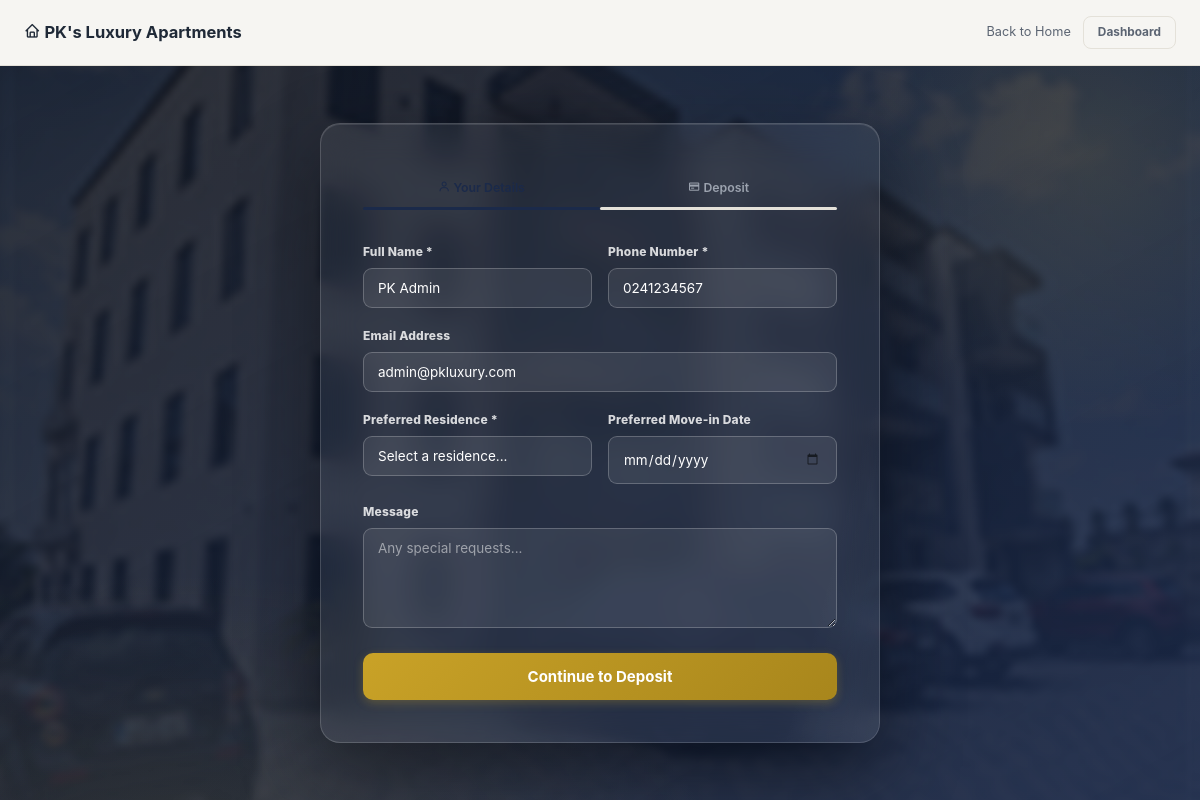
Screenshot of /booking.php (signed in) with the database file from the repository.
### tables this page shows
CREATE TABLE users (
    id INT AUTO_INCREMENT PRIMARY KEY,
    username VARCHAR(50) UNIQUE NOT NULL,
    password VARCHAR(255) NOT NULL,
    full_name VARCHAR(100) NOT NULL,
    email VARCHAR(100),
    phone VARCHAR(20),
    role ENUM('admin', 'staff', 'tenant') NOT NULL DEFAULT 'tenant',
    profile_picture VARCHAR(255) DEFAULT 'default.png',
    date_of_birth DATE,
    must_change_password TINYINT(1) DEFAULT 0,
    is_active TINYINT(1) DEFAULT 1,
    last_login DATETIME DEFAULT NULL,
    created_at TIMESTAMP DEFAULT CURRENT_TIMESTAMP,
    updated_at TIMESTAMP DEFAULT CURRENT_TIMESTAMP ON UPDATE CURRENT_TIMESTAMP
);

### config/database.php (called while the page is built, shortened)
<?php
function getDB() {
    static $pdo = null;
    if ($pdo === null) {
        try {
            $dsn = "mysql:host=" . DB_HOST . ";dbname=" . DB_NAME . ";charset=utf8mb4";
            $pdo = new PDO($dsn, DB_USER, DB_PASS, [
                PDO::ATTR_ERRMODE => PDO::ERRMODE_EXCEPTION,
                PDO::ATTR_DEFAULT_FETCH_MODE => PDO::FETCH_ASSOC,
                PDO::ATTR_EMULATE_PREPARES => false,
            ]);
        } catch (PDOException $e) {
            die("Database connection failed: " . $e->getMessage());
        }
    }
    return $pdo;
}
function sanitize($input) {
    return htmlspecialchars(trim($input), ENT_QUOTES, 'UTF-8');
}
function currentUser() {
    if (isset($_SESSION['user_id'])) {
        $db = getDB();
        $stmt = $db->prepare("SELECT * FROM users WHERE id = ? AND is_active = 1");
        $stmt->execute([$_SESSION['user_id']]);
        return $stmt->fetch();
    }
    return null;
}

### booking.php (the view, shortened to what this page needs)
<?php
require_once __DIR__ . '/config/database.php';
$user = isLoggedIn() ? currentUser() : null;
?>
<!DOCTYPE html>
<html lang="en">
<head>
    <link rel="stylesheet" href="https://unpkg.com/boxicons@2.1.4/css/boxicons.min.css">
    <link rel="stylesheet" href="css/style.css?v=18">
</head>
<body class="booking-page">
    <header style="padding:16px 24px;background:var(--bg);border-bottom:1px solid var(--border);display:flex;align-items:center;justify-content:space-between;">
        <a href="index.php" style="text-decoration:none;color:var(--text);font-weight:700;font-size:1.1rem;"><i class="bx bx-home"></i> PK's Luxury Apartments</a>
        <div style="display:flex;gap:12px;align-items:center;">
            <a href="index.php" style="text-decoration:none;color:var(--text-secondary);font-size:0.85rem;">Back to Home</a>
            <?php if ($user): ?>
                <a href="dashboard.php" class="btn btn-sm btn-outline">Dashboard</a>
            <?php else: ?>
                <a href="login.php" class="btn btn-sm btn-primary">Sign In</a>
            <?php endif; ?>
        </div>
    </header>
    <section class="booking-form-section">
        <div class="booking-form-card" style="max-width:560px;width:100%;">
            <div class="booking-steps">
                <div class="booking-step active" id="step1Indicator"><i class="bx bx-user"></i> Your Details</div>
                <div class="booking-step" id="step2Indicator"><i class="bx bx-credit-card"></i> Deposit</div>
            </div>
            <form method="POST" action="booking.php" id="bookingForm">
                <div id="step1">
                    <div class="form-row">
                        <div class="form-group">
                            <label>Full Name *</label>
                            <input type="text" name="full_name" class="form-control" placeholder="Your full name"
                                value="<?= sanitize($user ? $user['full_name'] : ($_POST['full_name'] ?? '')) ?>" required>
                        </div>
                        <div class="form-group">
                            <label>Phone Number *</label>
                            <input type="tel" name="phone" class="form-control" placeholder="024XXXXXXX" pattern="[0-9]{10}" maxlength="10"
                                oninput="this.value=this.value.replace(/[^0-9]/g,'')"
                                value="<?= sanitize($user ? $user['phone'] : ($_POST['phone'] ?? '')) ?>" required>
                        </div>
                    </div>
                    <div class="form-group">
                        <label>Email Address</label>
                        <input type="email" name="email" class="form-control" placeholder="your@email.com"
                            value="<?= sanitize($user ? ($user['email'] ?? '') : ($_POST['email'] ?? '')) ?>">
                    </div>
                    <div class="form-row">
                        <div class="form-group">
                            <label>Preferred Residence *</label>
                            <select name="room_id" id="bookingRoomSelect" class="form-control" required onchange="updateBookingPrice()">
                                <option value="">Select a residence...</option>
                            </select>
                        </div>
                        <div class="form-group">
                            <label>Preferred Move-in Date</label>
                            <input type="date" name="preferred_date" class="form-control" min="<?= date('Y-m-d') ?>" value="<?= sanitize($_POST['preferred_date'] ?? '') ?>">
                        </div>
                    </div>
                    <div class="form-group">
                        <label>Message</label>
                        <textarea name="message" class="form-control" rows="3" placeholder="Any special requests..."><?= sanitize($_POST['message'] ?? '') ?></textarea>
                    </div>
                    <button type="button" class="btn btn-primary btn-block btn-lg" onclick="goToStep2()">Continue to Deposit</button>
                </div>
            </form>
        </div>
    </section>
</body>
</html>

### css/style.css (style rules this page uses)
*, *::before, *::after { margin: 0; padding: 0; box-sizing: border-box; }
html { font-size: 15px; scroll-behavior: smooth; -webkit-text-size-adjust: 100%; }
body { font-family: var(--font); background: var(--bg); color: var(--text); line-height: 1.6; min-height: 100vh; -webkit-font-smoothing: antialiased; transition: background-color 0.4s var(--ease), color 0.4s var(--ease); }
a { text-decoration: none; color: var(--accent); transition: var(--t-fast); }
button { font-family: inherit; }
.form-group { margin-bottom: 18px; }
.form-group label { display: block; font-size: 0.8rem; font-weight: 800; color: var(--text); margin-bottom: 7px; letter-spacing: 0.2px; }
.form-control { width: 100%; padding: 11px 14px; border: 1.5px solid var(--border); border-radius: var(--radius-sm); font-size: 0.9rem; color: var(--text); background: var(--card); transition: var(--t); font-family: inherit; }
.form-control::placeholder { color: var(--text-muted); }
select.form-control { appearance: none; background-repeat: no-repeat; background-position: right 12px center; padding-right: 36px; cursor: pointer; }
textarea.form-control { resize: vertical; min-height: 100px; }
.form-row { display: grid; grid-template-columns: 1fr 1fr; gap: 16px; }
.btn { position: relative; overflow: hidden; display: inline-flex; align-items: center; justify-content: center; gap: 8px; padding: 10px 22px; border: none; border-radius: 10px; font-size: 0.87rem; font-weight: 700; font-family: inherit; cursor: pointer; transition: var(--t); text-decoration: none; white-space: nowrap; user-select: none; isolation: isolate; }
.btn::after { content: ''; position: absolute; inset: 0; background: linear-gradient(105deg, transparent 40%, rgba(255,255,255,0.28) 50%, transparent 60%); background-size: 250% 100%; pointer-events: none; }
.btn-primary { background: linear-gradient(135deg, var(--accent) 0%, var(--accent-dark) 100%); color: #fff; box-shadow: 0 3px 10px rgba(201,162,39,0.28); }
.btn-outline { background: transparent; border: 1.5px solid var(--border); color: var(--text-secondary); }
.btn-sm { padding: 6px 14px; font-size: 0.79rem; border-radius: 8px; }
.btn-lg { padding: 14px 32px; font-size: 1rem; }
.btn-block { display: flex; width: 100%; }
.booking-form-section { background: radial-gradient(900px 500px at 15% 110%, rgba(217,180,74,0.14), transparent 60%), linear-gradient(150deg, rgba(16,21,31,0.88) 0%, rgba(27,42,74,0.92) 100%), url('../uploads/pk2-blur.jpg') center/cover no-repeat; padding: 100px 24px; position: relative; overflow: hidden; }
.booking-form-section::before { content: ''; position: absolute; width: 620px; height: 620px; background: radial-gradient(circle, rgba(217,180,74,0.14) 0%, transparent 62%); top: -220px; right: -200px; border-radius: 50%; animation: float 8s ease-in-out infinite; }
.booking-form-card { background: rgba(255,255,255,0.06); border: 1px solid rgba(255,255,255,0.16); border-radius: var(--radius-lg); padding: 42px; box-shadow: 0 30px 80px rgba(0,0,0,0.45), inset 0 1px 0 rgba(255,255,255,0.10); backdrop-filter: blur(18px); -webkit-backdrop-filter: blur(18px); animation: scaleIn 0.65s var(--spring); position: relative; overflow: hidden; }
.booking-form-card::before { content: ''; position: absolute; inset: 0; border-radius: inherit; background: linear-gradient(105deg, transparent 40%, rgba(255,255,255,0.05) 50%, transparent 60%); background-size: 250% 100%; animation: shimmer 5s ease-in-out infinite; pointer-events: none; }
.booking-form-card .form-group label { color: rgba(255,255,255,0.82); }
.booking-form-card .form-control { background: rgba(255,255,255,0.08); border-color: rgba(255,255,255,0.22); color: #fff; }
.booking-form-card .form-control::placeholder { color: rgba(255,255,255,0.5); }
.booking-form-card .form-control option { color: #fff; background: #1B2A4A; }
.booking-form-card select.form-control { background-image: none; }
.booking-form-card input[type="date"] { position: relative; cursor: pointer; min-height: 44px; padding-right: 12px; }

### rows the page displays
users: full_name "PK Admin", phone "0241234567", email "admin@pkluxury.com"
